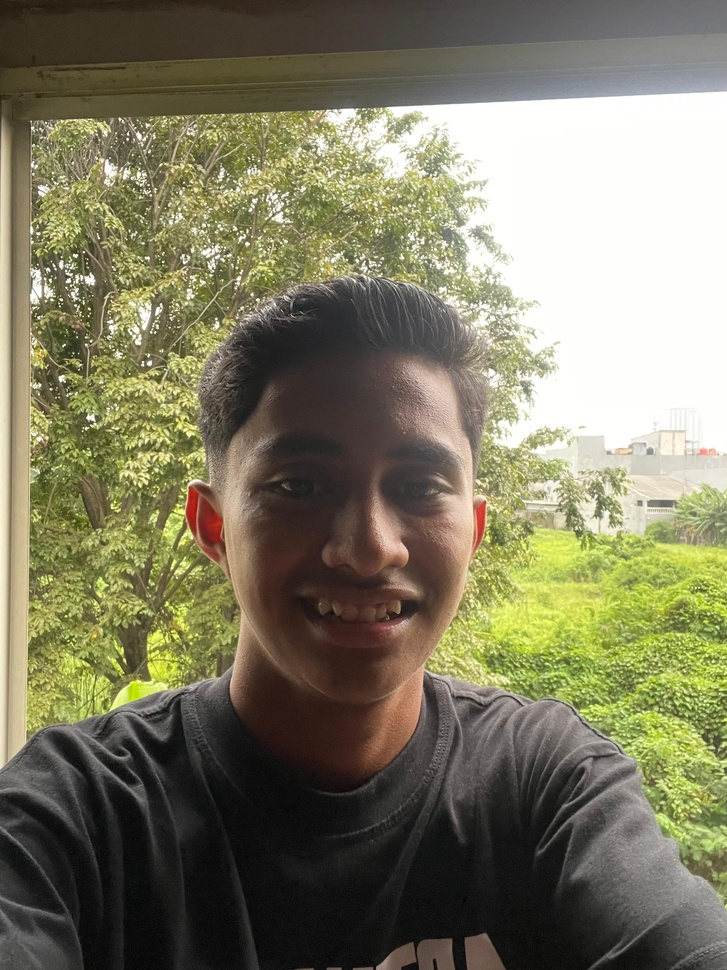
#> input picture Backlight.jpg, 727 x 970 px, shrunk from 2316 x 3088 before the run, found by its file name
$ jupyter execute 'Memperbaiki Gambar Backlight.ipynb'
#> lines starting #> are read from the running program, lines starting #| are printed output that depends on the picture
[cell 1]
import cv2
import numpy as np
import matplotlib.pyplot as plt

[cell 2]
#202331161_Agustne L B. Nikijuluw
img = cv2.imread('C:/Users/62852/OneDrive/Gambar/Backlight.jpg')
#> img is the input picture: shape (970, 727, 3); mean B, G, R 98.3, 123.1, 126.3
img_rgb = cv2.cvtColor(img, cv2.COLOR_BGR2RGB)
gray = cv2.cvtColor(img, cv2.COLOR_BGR2GRAY)
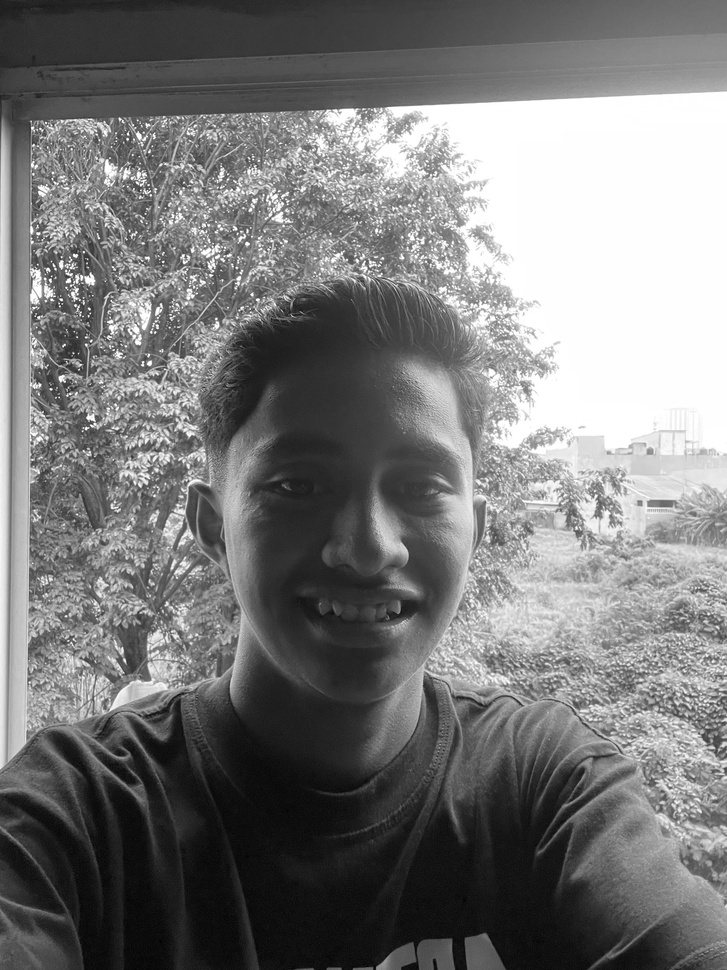
#> gray: shape (970, 727); min 0, max 255, mean 121.2

[cell 3]
#202331161_Agustne L B. Nikijuluw
brightness_factor = 50
bright_img = cv2.add(gray, brightness_factor)
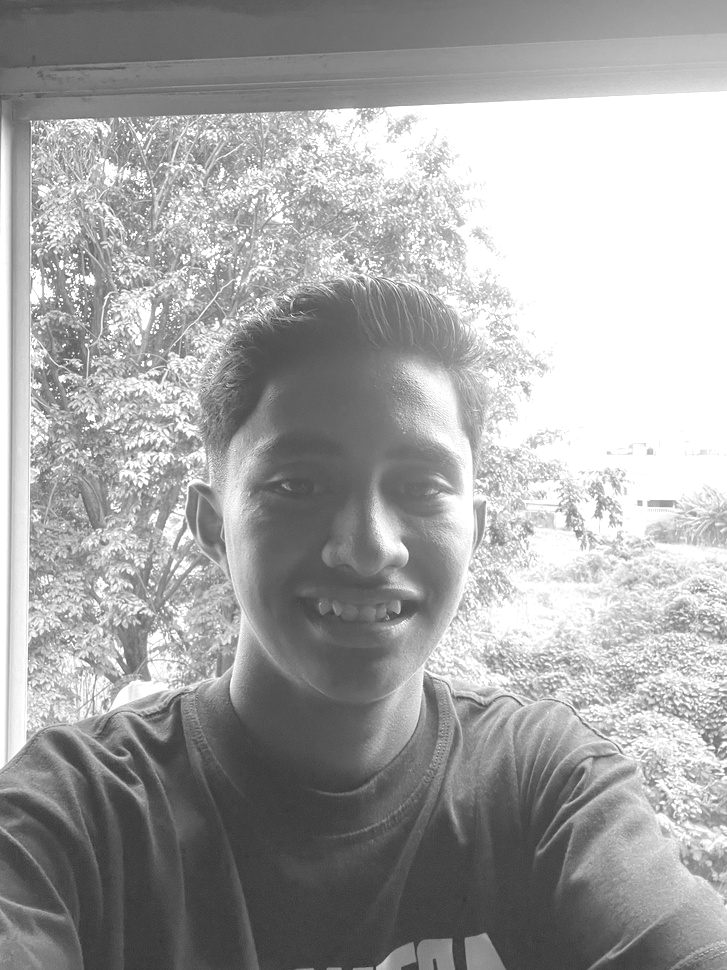
#> bright_img: shape (970, 727); min 50, max 255, mean 164.4
alpha = 1.5
beta = 0
contrast_img = cv2.convertScaleAbs(gray, alpha=alpha, beta=beta)
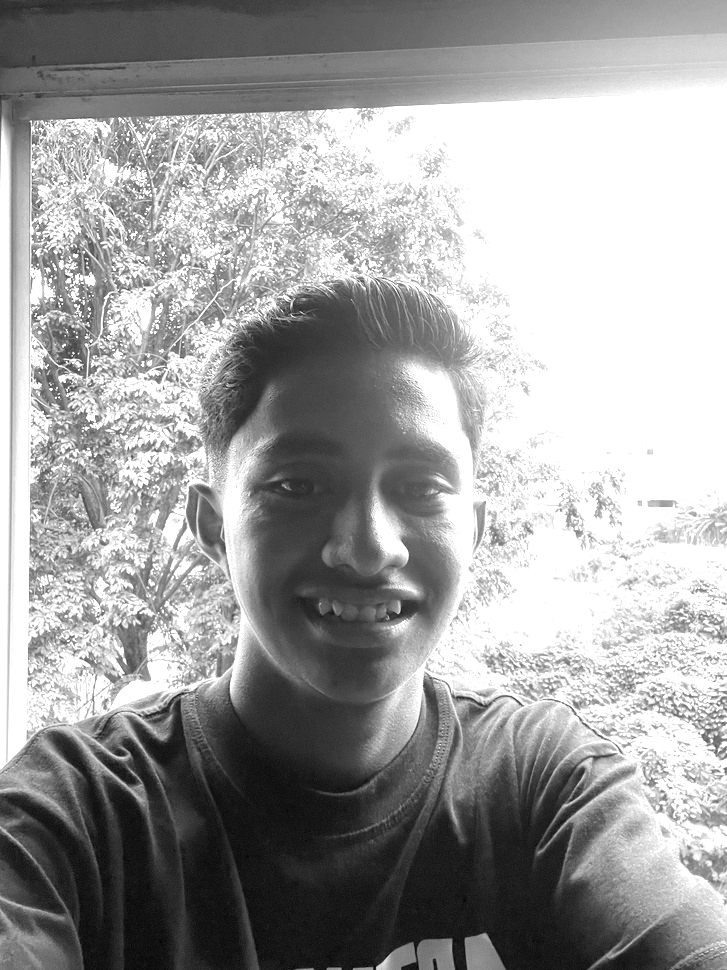
#> contrast_img: shape (970, 727); min 0, max 255, mean 159.9
combined_img = cv2.convertScaleAbs(bright_img, alpha=alpha, beta=0)
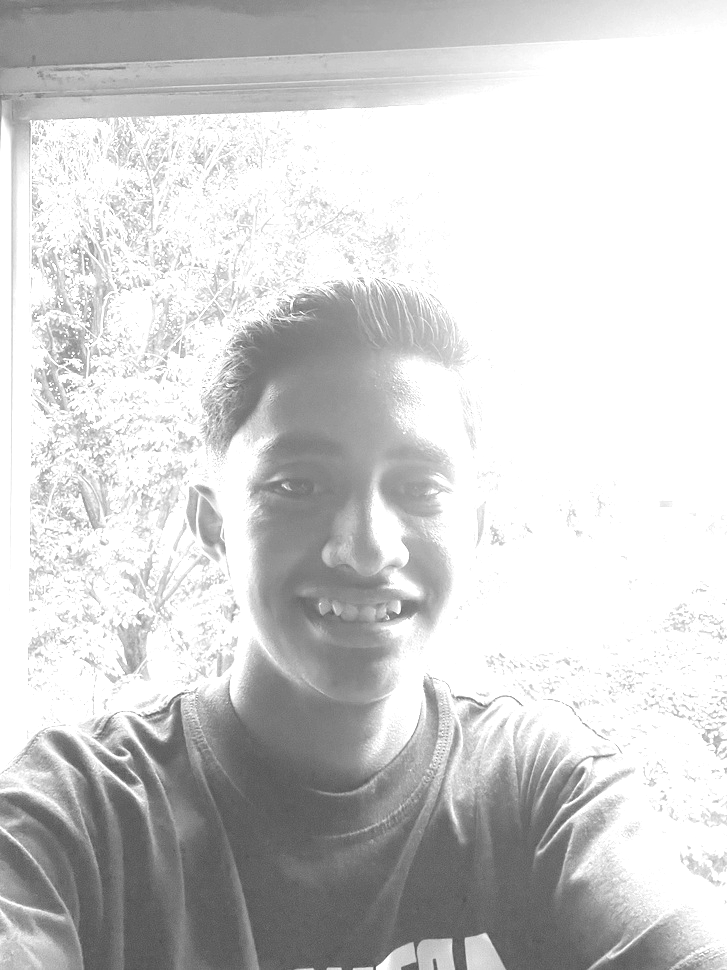
#> combined_img: shape (970, 727); min 75, max 255, mean 207.8

[cell 4]
#202331161_Agustne L B. Nikijuluw
plt.figure(figsize=(15, 12))
plt.subplot(2, 3, 1), plt.imshow(img_rgb), plt.title('Original Image'), plt.axis('off')
plt.subplot(2, 3, 2), plt.imshow(gray, cmap='gray'), plt.title('Gray'), plt.axis('off')
plt.subplot(2, 3, 3), plt.imshow(bright_img, cmap='gray'), plt.title('Gray yang dipercerah '), plt.axis('off')
plt.subplot(2, 3, 4), plt.imshow(contrast_img, cmap='gray'), plt.title('Gray yang diperkontras'), plt.axis('off')
plt.subplot(2, 3, 5), plt.imshow(combined_img, cmap='gray'), plt.title('Dipercerah + Diperkontras'), plt.axis('off')
plt.tight_layout()
plt.savefig('backlight_correction_results.png')
plt.show()
